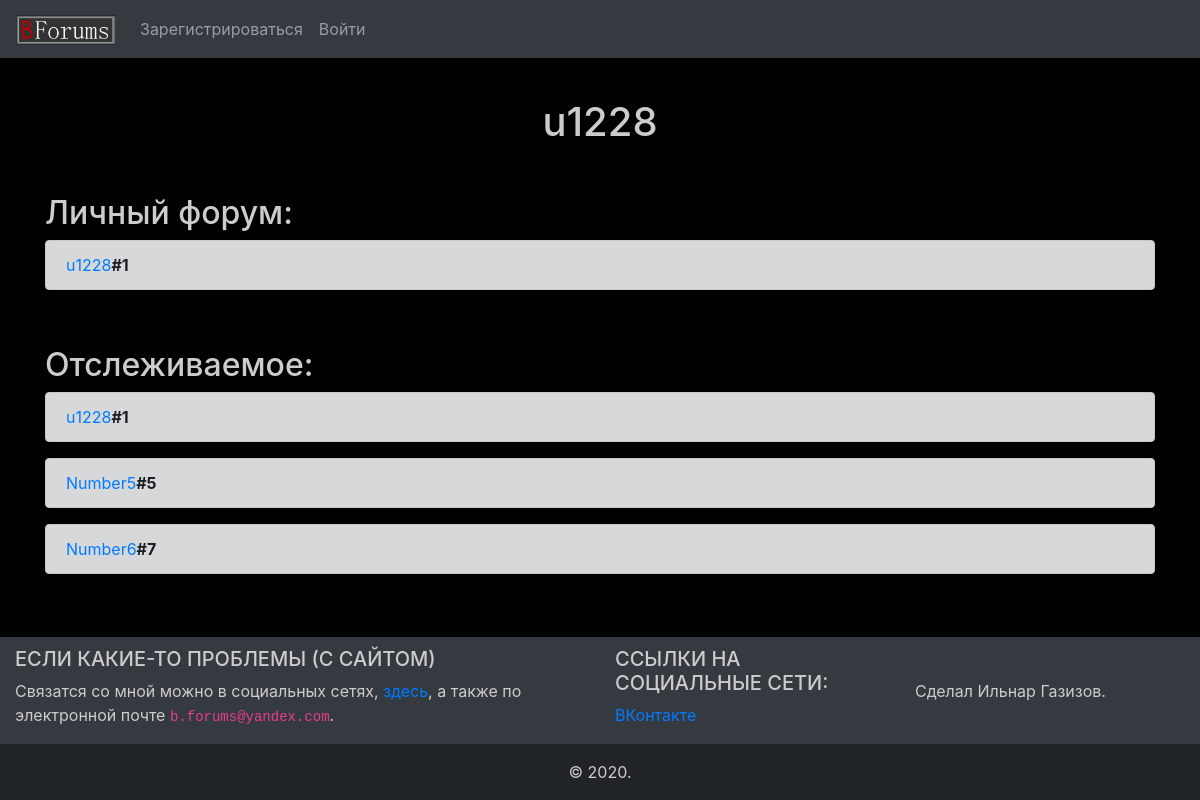
The page /u/1 on the database its author committed.
### models.py (models this page shows, shortened)
class User(SqlAlchemyBase, UserMixin):
    __tablename__ = 'users'
    id = sqlalchemy.Column(sqlalchemy.Integer,
                           primary_key=True, autoincrement=True)
    nickname = sqlalchemy.Column(sqlalchemy.String, nullable=True, unique=True)
    email = sqlalchemy.Column(sqlalchemy.String, index=True, unique=True, nullable=True)
    hashed_password = sqlalchemy.Column(sqlalchemy.String, nullable=True)
    forum_id = sqlalchemy.Column(sqlalchemy.Integer, nullable=True)
    follow = sqlalchemy.Column(sqlalchemy.String, nullable=True)

class Forum(SqlAlchemyBase):
    __tablename__ = 'forums'
    id = sqlalchemy.Column(sqlalchemy.Integer,
                           primary_key=True, autoincrement=True)
    title = sqlalchemy.Column(sqlalchemy.String, nullable=True)
    private = sqlalchemy.Column(sqlalchemy.Boolean, default=False)
    personal = sqlalchemy.Column(sqlalchemy.Boolean, default=False)
    admin_id = sqlalchemy.Column(sqlalchemy.Integer)
    editors = sqlalchemy.Column(sqlalchemy.String, default="")

### main.py (the view)
@app.route('/u/<int:user_id>')
def user_page(user_id):
    user = session.query(User).filter(User.id == user_id).first()
    if user:
        forums = session.query(Forum).filter(
            (Forum.id.in_(user.follow.split(","))) & (~Forum.private)).all()
        private = session.query(Forum).filter(
            (Forum.id.in_(user.follow.split(","))) & (Forum.private)).all()
        personal = session.query(Forum).filter(
            Forum.id == user.forum_id).first()
        return render_template('user.html', title=user.nickname, user=user, forums=forums, personal=personal, private=private)
    return abort(404)

### main.py (called while the page is built)
@app.context_processor
def inject_variables():
    return dict(format_message=format_message)

### templates/user.html (shortened to what this page needs)
{% extends "base.html" %}
{% block content %}
<h1>{{title}}</h1>
<p>&nbsp;</p>
<h2>Личный форум:</h2>
<div class="alert alert-dark" role="alert">
  <a href="/f/{{personal.id}}">{{personal.title}}</a><b color="CCC">#{{personal.id}}</b>
</div>
<p>&nbsp;</p>
<h2>Отслеживаемое:</h2>
{% for forum in forums %}
    <div class="alert alert-dark" role="alert">
      <a href="/f/{{forum.id}}">{{forum.title}}</a><b color="CCC">#{{forum.id}}</b>
    </div>
{% endfor %}
{% endblock %}

### static/css/style.css (style rules this page uses)
h1 { text-align: center; }
body { background: #000; color: #ccc; height: 100%; margin: 0; display:flex; flex-direction:column; }
html { height: 100%; margin: 0; }

### rows shown on the page
User: nickname "u1228"
Forum: title "u1228", id "1"
Forum: title "Number5", id "5"
Forum: title "Number6", id "7"
